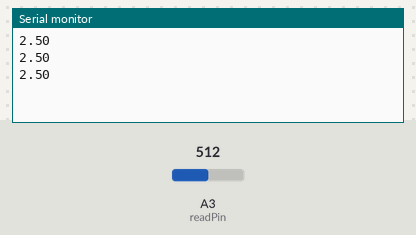
This sketch was run on a simulated Arduino Uno, built with avr-gcc and run on an emulated ATmega328P. Parts: the last lines printed to the serial monitor. Inputs (shaded band) come from the test bench; at power-on: A3 (readPin) = 512.

Above: at 1.3 s.
1.4 s: A3 (readPin) set to 716
At 1.9 s:
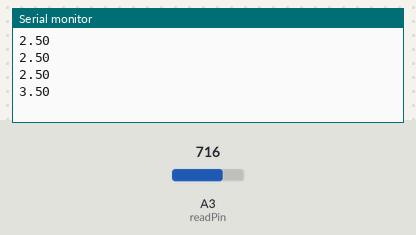
2.9 s: A3 (readPin) set to 900
At 3.4 s:
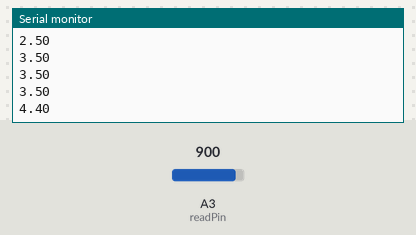
Timing chart, 0 to 5.9 s (numbered marks = the images above; inputs shaded):
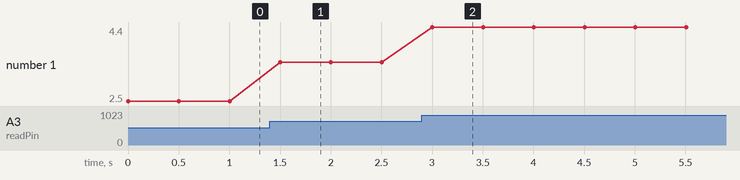

Measured:
- after the input at 1.4 s, the serial monitor: prints a new line after 0.10 s (image 1)
- after the input at 2.9 s, the serial monitor: prints a new line after 0.10 s (image 2)
- plotted number 1: 2.5 → 3.5 after the input at 1.4 s, 3.5 → 4.4 after the input at 2.9 s

The sketch:

analogVoltages.ino
```cpp
int readPin = A3;
double V2 = 0;
int wait = 500;
int readVal = 0;
void setup() {
  pinMode(readPin, INPUT);
  Serial.begin(9600);
}

void loop() {
  // The code below reads the voltage accross the second resistor and prints it out:
  readVal = analogRead(readPin);
  V2 = (5./1023.) * readVal;
  Serial.println(V2);
  delay(wait);
}
```
